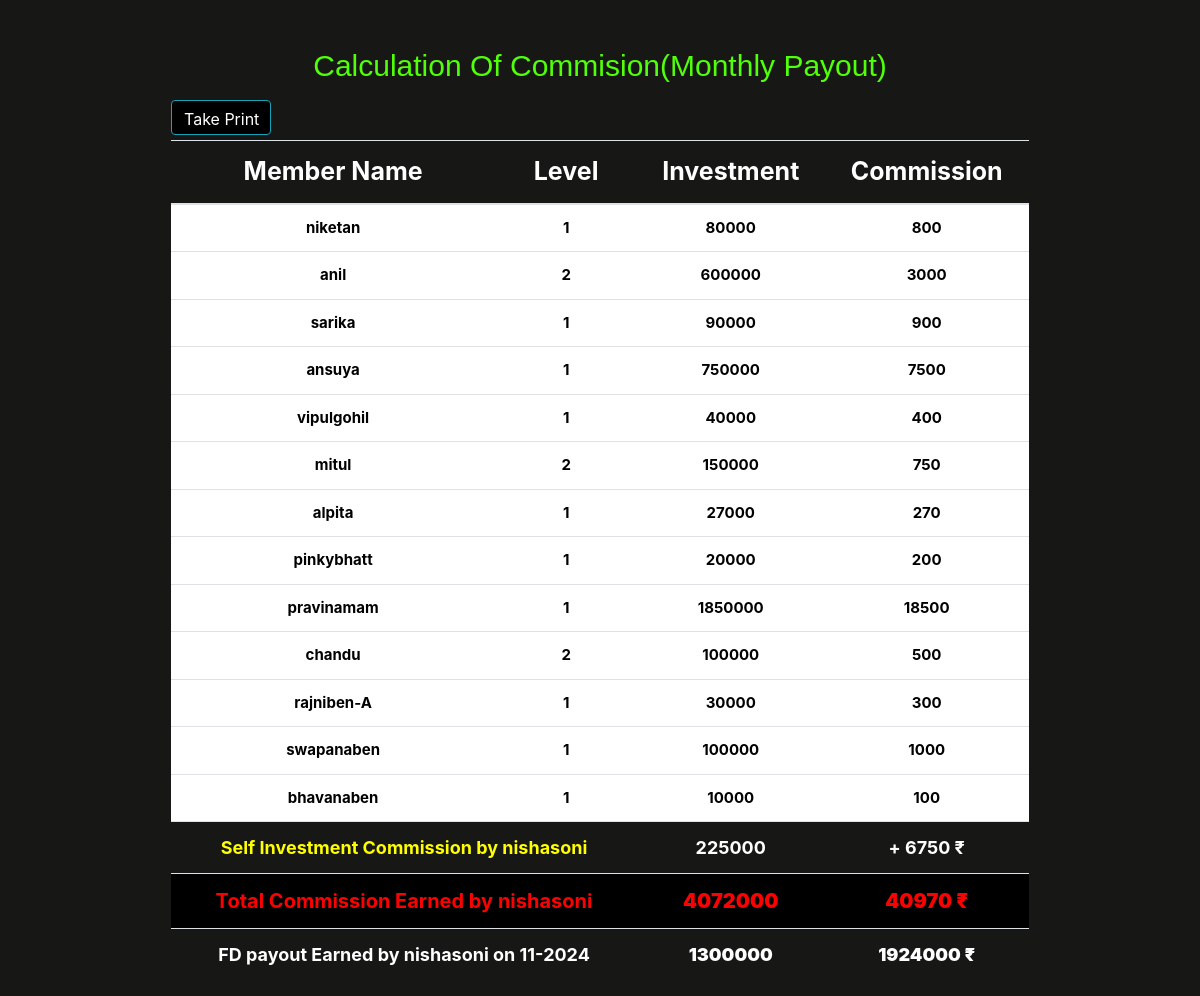
/commision.php?name=nishasoni, run on the app's committed database.
### tables this page shows
CREATE TABLE `members` (
  `id` int(11) NOT NULL,
  `name` varchar(255) DEFAULT NULL,
  `upline` varchar(255) DEFAULT NULL,
  `amount` float NOT NULL,
  `fd` int(25) NOT NULL,
  `date` datetime NOT NULL DEFAULT current_timestamp(),
  `date1` datetime DEFAULT NULL
);

### commision.php (the view, shortened to what this page needs)
<!DOCTYPE html>
<html lang="en">
<head>
</head>
<link rel="stylesheet" href="//cdn.datatables.net/1.11.5/css/jquery.dataTables.min.css">
<link rel="stylesheet" href="https://use.fontawesome.com/releases/v5.8.2/css/all.css">
<link rel="stylesheet" href="https://maxcdn.bootstrapcdn.com/bootstrap/4.0.0/css/bootstrap.min.css">
<body class="back" style="background-color:#171716;">
    <main class="container mt-5">
        <div class="container" style="width:80%;">
            <div class="table-responsive" style="overflow-x: hidden;">
                <div class="form-container">
                    <h1 class="text-center" style="color:#50ff08; font-family: Algerian, sans-serif;font-size:30px;">Calculation Of Commision(Monthly Payout)</h1><br>
                    <?php
                        $upline = '';
                        if ($_SERVER['REQUEST_METHOD'] === 'POST') {
                            if (isset($_POST['upline'])) {
                                $upline = $_POST['upline'];
                            }
                        } elseif (isset($_GET['name'])) {
                            $upline = $_GET['name'];
                        }
                            $conn = mysqli_connect("localhost", "root", "", "mlm");
                            try {
                                $query = "SELECT * FROM members WHERE name = '$upline'";
                                $result = mysqli_query($conn, $query);
                                if (mysqli_num_rows($result) > 0) {
                                    while($row = mysqli_fetch_assoc($result)) {
                                        $investment = $row["amount"];
                                    }
                                } else {
                                    throw new Exception("No investment found for " . $upline);
                                }
                            }
                            catch (Exception $e) {
                            }
                    ?>
                                <a href="#" onclick="window.print()" class="btn btn-info" style="margin-right:1000px;margin-top:-25px;width:100px;height:35px;
                                color:white;background-color:black;"><i class="material-icons"><!&#xE24D;></i> <span>
                                Take Print</span></a>
                        </div>
                                <table  id='NoOrder' class='table table-striped text-center'  style='font-size:20px;' >
                                    <thead>
                                        <tr style="font-size:25px;color:white;background-color:#171716;">
                                            <th>Member Name</th>
                                            <th>Level</th>
                                            <th>Investment</th>
                                            <th>Commission</th>
                                        </tr>
                                    </thead>
                                    <tbody>
                                <?php
                                if (isset($_GET['name'])) {
                                    $upline = $_GET['name'];
                                }
                                else if ($_SERVER['REQUEST_METHOD'] === 'POST') {
                                    $upline = $_POST['upline'];
                                }
                                    $conn = mysqli_connect("localhost", "root", "", "mlm");
                                    try {
                                        $query = "SELECT *, COALESCE(fd, '') AS fd FROM members WHERE name = '$upline'";
                                        $result = mysqli_query($conn, $query);
                                        if (mysqli_num_rows($result) > 0) {
                                            while ($row = mysqli_fetch_assoc($result)) {
                                                $investment = $row["amount"];
                                                $neel = $row["fd"];
                                                $kalp = $row["date1"];
                                            }
                                        } else {
                                            throw new Exception("No investment found for " . $upline);
                                        }
                                        $total_commission = getDownlinesCommission($upline, $conn, 0, $investment);
                                        $final_total = ($investment * 0.03) + $total_commission;
                                        $own = ($investment * 0.03);
                                        $total_investment = getTotalInvestment($upline, $conn, 0, $investment);
                                        $totalInvestment = $investment + $total_investment;
                                        echo "<tr style='font-size:18px;color:yellow;background-color:#171716;'>";
                                        echo "<td colspan='2'><strong>Self Investment Commission by $upline</strong></td>";
                                        echo "<td colspan='1'><strong><span style='color:white;'>$investment</span></strong></td>";
                                        echo "<td colspan='1'><strong><span style='color:white;'>+ $own ₹</span></strong></td>";
                                        echo "</tr>";
                                        echo "<tr style='font-size:20px;background-color:black;color:red;'>";
                                        echo "<td colspan='2'><strong>Total Commission Earned by $upline</td>";
                                        echo "<td colspan='1' style='font-size:20px;font-weight:bold;'><strong>$totalInvestment</strong></td>";
                                        echo "<td colspan='1' style='font-size:20px;font-weight:bold;'><strong>$final_total ₹</strong></td>";
                                        echo "</tr>";
                                        if ($neel > 0) {
                                            $fdInvestment = $neel;
                                            $fdtotal = ($fdInvestment * 0.04)*12+$fdInvestment;
                                            $fd_date = $kalp;
                                            $fd_date = date('m-Y', strtotime('+1 year', strtotime($fd_date)));
                                            echo "<tr style='font-size:18px;color:white;background-color:#171716;'>";
                                            echo "<td colspan='2'><strong>FD payout Earned by $upline on $fd_date</strong></td>";
                                            echo "<td colspan='1' style='font-size:18px;font-weight:bold;'><strong>$fdInvestment</strong></td>";
                                            echo "<td colspan='1' style='font-size:18px;font-weight:bold;'><strong>$fdtotal ₹</strong></td>";
                                            echo "</tr>";
                                        }
                                    ?>
                                    </tbody>
                                </table>
                            <?php
                            } catch (Exception $e) {
                                echo "<div class='error'>" . $e->getMessage() . "</div>";
                            }
                            ?>
                        <?php
                            function  getTotalInvestment($upline, $conn, $level, $investment) {
                                $query = "SELECT * FROM members WHERE upline = '$upline'";
                                $result = mysqli_query($conn, $query);
                                if (mysqli_num_rows($result) > 0) {
                                    $sum = 0;
                                    while($row = mysqli_fetch_assoc($result)) {
                                        $amount = $row["amount"];
                                        $sum += $amount + getTotalInvestment($row["name"], $conn, $level + 1, $investment);
                                    }
                                    return $sum ;
                                } else {
                                    return 0;
                                }
                            }
                        ?>
                        <?php
                        function getDownlinesCommission($upline, $conn, $level, $investment) {
                            $query = "SELECT * FROM members WHERE upline = '$upline'";
                            $result = mysqli_query($conn, $query);
                            if (mysqli_num_rows($result) > 0) {
                                $commission = 0;
                                while($row = mysqli_fetch_assoc($result)) {
                                    $amount = $row["amount"];
                                    $fd = $row["fd"];
                                    if ($level == 0) {
                                        $level_commission = 0.01 * $amount;
                                        $level_commission1 = 0.01 * $fd;
                                    } else if ($level == 1) {
                                        $level_commission = 0.005 * $amount;
                                        $level_commission1 = 0.005 * $fd;
                                    } else {
                                        $level_commission = 0.0025 * $amount;
                                        $level_commission1 = 0.0025 * $fd;
                                    }
                                    if($level_commission1>0){
                                        echo "<tr style='font-size:15px;color:black;font-weight:bold;background-color:white;'><td>" . $row["name"] . "</td><td>" . $level+1 . "</td> <td>" . $row["amount"] . "</td><td>" . $level_commission . "</td></tr>";
                                        echo "<tr style='font-size:15px;color:black;font-weight:bold;background-color:white;'><td>" . $row["name"] . "{FD}</td><td>" . $level+1 . "</td> <td>" . $row["fd"] . "</td><td>" . $level_commission1 . "</td></tr>";
                                    }else{
                                        echo "<tr style='font-size:15px;color:black;font-weight:bold;background-color:white;'><td>" . $row["name"] . "</td><td>" . $level+1 . "</td> <td>" . $row["amount"] . "</td><td>" . $level_commission . "</td></tr>";
                                    }
                                    $commission +=  $level_commission1 + $level_commission + getDownlinesCommission($row["name"], $conn, $level + 1, $investment);
                                }
                                return $commission ;
                            } else {
                                return 0;
                            }
                        }
                        ?>
                    </div>
                </div>
        </main>
    </body>
</html>

### commision.php (style rules this page uses)
.back { background-size: cover; background-position: center center; background-repeat: no-repeat; background-color:#171716; }

### data on the page
members: name "niketan", level "1", amount "80000", amount "800"
members: name "anil", level "2", amount "600000", amount "3000"
members: name "sarika", level "1", amount "90000", amount "900"
members: name "ansuya", level "1", amount "750000", amount "7500"
members: name "vipulgohil", level "1", amount "40000", amount "400"
members: name "mitul", level "2", amount "150000", amount "750"
members: name "alpita", level "1", amount "27000", amount "270"
members: name "pinkybhatt", level "1", amount "20000", amount "200"
members: name "pravinamam", level "1", amount "1850000", amount "18500"
members: name "chandu", level "2", amount "100000", amount "500"
members: name "rajniben-A", level "1", amount "30000", amount "300"
members: name "swapanaben", level "1", amount "100000", amount "1000"
members: name "bhavanaben", level "1", amount "10000", amount "100"
members: amount "225000", amount "6750", amount "4072000", amount "40970", date1 "11-2024"

### other printed values
$upline "nishasoni"
$fdInvestment "1300000"
$fdtotal "1924000"
